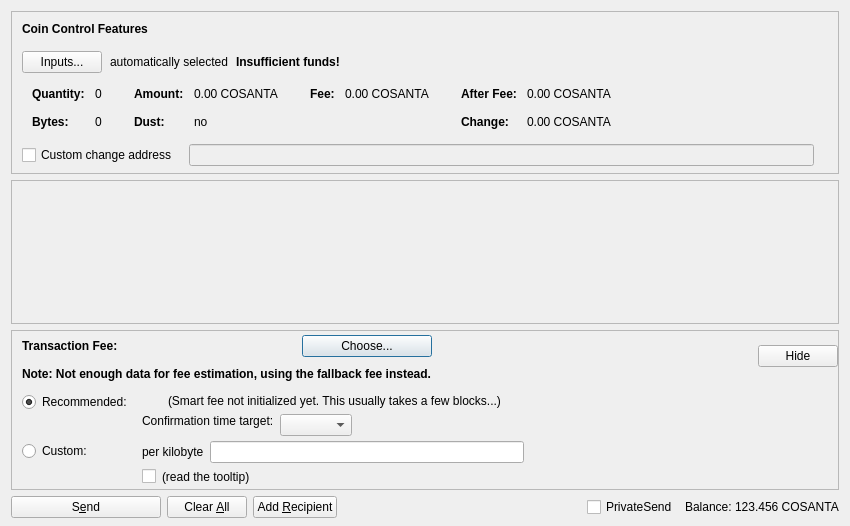
<?xml version="1.0" encoding="UTF-8"?>
<ui version="4.0">
 <class>SendCoinsDialog</class>
 <widget class="QDialog" name="SendCoinsDialog">
  <property name="geometry">
   <rect>
    <x>0</x>
    <y>0</y>
    <width>850</width>
    <height>526</height>
   </rect>
  </property>
  <property name="windowTitle">
   <string>Send Coins</string>
  </property>
  <layout class="QVBoxLayout" name="verticalLayout" stretch="0,1,0,0">
   <property name="bottomMargin">
    <number>8</number>
   </property>
   <item>
    <widget class="QFrame" name="frameCoinControl">
     <property name="sizePolicy">
      <sizepolicy hsizetype="Expanding" vsizetype="Expanding">
       <horstretch>0</horstretch>
       <verstretch>0</verstretch>
      </sizepolicy>
     </property>
     <property name="maximumSize">
      <size>
       <width>16777215</width>
       <height>16777215</height>
      </size>
     </property>
     <property name="frameShape">
      <enum>QFrame::StyledPanel</enum>
     </property>
     <property name="frameShadow">
      <enum>QFrame::Sunken</enum>
     </property>
     <layout class="QVBoxLayout" name="verticalLayoutCoinControl2">
      <property name="spacing">
       <number>0</number>
      </property>
      <property name="leftMargin">
       <number>0</number>
      </property>
      <property name="topMargin">
       <number>0</number>
      </property>
      <property name="rightMargin">
       <number>0</number>
      </property>
      <property name="bottomMargin">
       <number>6</number>
      </property>
      <item>
       <layout class="QVBoxLayout" name="verticalLayoutCoinControl" stretch="0,0,0,0,1">
        <property name="spacing">
         <number>0</number>
        </property>
        <property name="leftMargin">
         <number>10</number>
        </property>
        <property name="topMargin">
         <number>10</number>
        </property>
        <item>
         <layout class="QHBoxLayout" name="horizontalLayoutCoinControl1">
          <property name="bottomMargin">
           <number>15</number>
          </property>
          <item>
           <widget class="QLabel" name="labelCoinControlFeatures">
            <property name="sizePolicy">
             <sizepolicy hsizetype="Preferred" vsizetype="Maximum">
              <horstretch>0</horstretch>
              <verstretch>0</verstretch>
             </sizepolicy>
            </property>
            <property name="font">
             <font>
              <weight>75</weight>
              <bold>true</bold>
             </font>
            </property>
            <property name="styleSheet">
             <string notr="true">font-weight:bold;</string>
            </property>
            <property name="text">
             <string>Coin Control Features</string>
            </property>
           </widget>
          </item>
         </layout>
        </item>
        <item>
         <layout class="QHBoxLayout" name="horizontalLayoutCoinControl2" stretch="0,0,0,0">
          <property name="spacing">
           <number>8</number>
          </property>
          <property name="bottomMargin">
           <number>10</number>
          </property>
          <item>
           <widget class="QPushButton" name="pushButtonCoinControl">
            <property name="styleSheet">
             <string notr="true"/>
            </property>
            <property name="text">
             <string>Inputs...</string>
            </property>
            <property name="autoDefault">
             <bool>false</bool>
            </property>
           </widget>
          </item>
          <item>
           <widget class="QLabel" name="labelCoinControlAutomaticallySelected">
            <property name="text">
             <string>automatically selected</string>
            </property>
            <property name="margin">
             <number>5</number>
            </property>
           </widget>
          </item>
          <item>
           <widget class="QLabel" name="labelCoinControlInsuffFunds">
            <property name="font">
             <font>
              <weight>75</weight>
              <bold>true</bold>
             </font>
            </property>
            <property name="styleSheet">
             <string notr="true">font-weight:bold;</string>
            </property>
            <property name="text">
             <string>Insufficient funds!</string>
            </property>
            <property name="margin">
             <number>5</number>
            </property>
           </widget>
          </item>
          <item>
           <spacer name="horizontalSpacerCoinControl">
            <property name="orientation">
             <enum>Qt::Horizontal</enum>
            </property>
            <property name="sizeHint" stdset="0">
             <size>
              <width>40</width>
              <height>1</height>
             </size>
            </property>
           </spacer>
          </item>
         </layout>
        </item>
        <item>
         <widget class="QWidget" name="widgetCoinControl" native="true">
          <property name="sizePolicy">
           <sizepolicy hsizetype="Preferred" vsizetype="Preferred">
            <horstretch>0</horstretch>
            <verstretch>0</verstretch>
           </sizepolicy>
          </property>
          <property name="minimumSize">
           <size>
            <width>0</width>
            <height>0</height>
           </size>
          </property>
          <property name="styleSheet">
           <string notr="true"/>
          </property>
          <layout class="QHBoxLayout" name="horizontalLayoutCoinControl5">
           <property name="leftMargin">
            <number>0</number>
           </property>
           <property name="topMargin">
            <number>0</number>
           </property>
           <property name="rightMargin">
            <number>0</number>
           </property>
           <property name="bottomMargin">
            <number>0</number>
           </property>
           <item>
            <layout class="QHBoxLayout" name="horizontalLayoutCoinControl3" stretch="0,0,0,1">
             <property name="spacing">
              <number>20</number>
             </property>
             <property name="topMargin">
              <number>0</number>
             </property>
             <property name="bottomMargin">
              <number>10</number>
             </property>
             <item>
              <layout class="QFormLayout" name="formLayoutCoinControl1">
               <property name="horizontalSpacing">
                <number>10</number>
               </property>
               <property name="verticalSpacing">
                <number>14</number>
               </property>
               <property name="leftMargin">
                <number>10</number>
               </property>
               <property name="topMargin">
                <number>4</number>
               </property>
               <property name="rightMargin">
                <number>6</number>
               </property>
               <item row="0" column="0">
                <widget class="QLabel" name="labelCoinControlQuantityText">
                 <property name="font">
                  <font>
                   <weight>75</weight>
                   <bold>true</bold>
                  </font>
                 </property>
                 <property name="text">
                  <string>Quantity:</string>
                 </property>
                 <property name="margin">
                  <number>0</number>
                 </property>
                </widget>
               </item>
               <item row="0" column="1">
                <widget class="QLabel" name="labelCoinControlQuantity">
                 <property name="cursor">
                  <cursorShape>IBeamCursor</cursorShape>
                 </property>
                 <property name="contextMenuPolicy">
                  <enum>Qt::ActionsContextMenu</enum>
                 </property>
                 <property name="text">
                  <string notr="true">0</string>
                 </property>
                 <property name="margin">
                  <number>0</number>
                 </property>
                 <property name="textInteractionFlags">
                  <set>Qt::LinksAccessibleByMouse|Qt::TextSelectableByKeyboard|Qt::TextSelectableByMouse</set>
                 </property>
                </widget>
               </item>
               <item row="1" column="0">
                <widget class="QLabel" name="labelCoinControlBytesText">
                 <property name="font">
                  <font>
                   <weight>75</weight>
                   <bold>true</bold>
                  </font>
                 </property>
                 <property name="text">
                  <string>Bytes:</string>
                 </property>
                </widget>
               </item>
               <item row="1" column="1">
                <widget class="QLabel" name="labelCoinControlBytes">
                 <property name="cursor">
                  <cursorShape>IBeamCursor</cursorShape>
                 </property>
                 <property name="contextMenuPolicy">
                  <enum>Qt::ActionsContextMenu</enum>
                 </property>
                 <property name="text">
                  <string notr="true">0</string>
                 </property>
                 <property name="textInteractionFlags">
                  <set>Qt::LinksAccessibleByMouse|Qt::TextSelectableByKeyboard|Qt::TextSelectableByMouse</set>
                 </property>
                </widget>
               </item>
              </layout>
             </item>
             <item>
              <layout class="QFormLayout" name="formLayoutCoinControl2">
               <property name="horizontalSpacing">
                <number>10</number>
               </property>
               <property name="verticalSpacing">
                <number>14</number>
               </property>
               <property name="leftMargin">
                <number>6</number>
               </property>
               <property name="topMargin">
                <number>4</number>
               </property>
               <property name="rightMargin">
                <number>6</number>
               </property>
               <item row="0" column="0">
                <widget class="QLabel" name="labelCoinControlAmountText">
                 <property name="font">
                  <font>
                   <weight>75</weight>
                   <bold>true</bold>
                  </font>
                 </property>
                 <property name="text">
                  <string>Amount:</string>
                 </property>
                 <property name="margin">
                  <number>0</number>
                 </property>
                </widget>
               </item>
               <item row="0" column="1">
                <widget class="QLabel" name="labelCoinControlAmount">
                 <property name="cursor">
                  <cursorShape>IBeamCursor</cursorShape>
                 </property>
                 <property name="contextMenuPolicy">
                  <enum>Qt::ActionsContextMenu</enum>
                 </property>
                 <property name="text">
                  <string notr="true">0.00 COSANTA</string>
                 </property>
                 <property name="textInteractionFlags">
                  <set>Qt::LinksAccessibleByMouse|Qt::TextSelectableByKeyboard|Qt::TextSelectableByMouse</set>
                 </property>
                </widget>
               </item>
               <item row="1" column="0">
                <widget class="QLabel" name="labelCoinControlLowOutputText">
                 <property name="font">
                  <font>
                   <weight>75</weight>
                   <bold>true</bold>
                  </font>
                 </property>
                 <property name="text">
                  <string>Dust:</string>
                 </property>
                </widget>
               </item>
               <item row="1" column="1">
                <widget class="QLabel" name="labelCoinControlLowOutput">
                 <property name="cursor">
                  <cursorShape>IBeamCursor</cursorShape>
                 </property>
                 <property name="contextMenuPolicy">
                  <enum>Qt::ActionsContextMenu</enum>
                 </property>
                 <property name="text">
                  <string notr="true">no</string>
                 </property>
                 <property name="textInteractionFlags">
                  <set>Qt::LinksAccessibleByMouse|Qt::TextSelectableByKeyboard|Qt::TextSelectableByMouse</set>
                 </property>
                </widget>
               </item>
              </layout>
             </item>
             <item>
              <layout class="QFormLayout" name="formLayoutCoinControl3">
               <property name="horizontalSpacing">
                <number>10</number>
               </property>
               <property name="verticalSpacing">
                <number>14</number>
               </property>
               <property name="leftMargin">
                <number>6</number>
               </property>
               <property name="topMargin">
                <number>4</number>
               </property>
               <property name="rightMargin">
                <number>6</number>
               </property>
               <item row="0" column="0">
                <widget class="QLabel" name="labelCoinControlFeeText">
                 <property name="font">
                  <font>
                   <weight>75</weight>
                   <bold>true</bold>
                  </font>
                 </property>
                 <property name="text">
                  <string>Fee:</string>
                 </property>
                 <property name="margin">
                  <number>0</number>
                 </property>
                </widget>
               </item>
               <item row="0" column="1">
                <widget class="QLabel" name="labelCoinControlFee">
                 <property name="cursor">
                  <cursorShape>IBeamCursor</cursorShape>
                 </property>
                 <property name="contextMenuPolicy">
                  <enum>Qt::ActionsContextMenu</enum>
                 </property>
                 <property name="text">
                  <string notr="true">0.00 COSANTA</string>
                 </property>
                 <property name="textInteractionFlags">
                  <set>Qt::LinksAccessibleByMouse|Qt::TextSelectableByKeyboard|Qt::TextSelectableByMouse</set>
                 </property>
                </widget>
               </item>
              </layout>
             </item>
             <item>
              <layout class="QFormLayout" name="formLayoutCoinControl4">
               <property name="horizontalSpacing">
                <number>10</number>
               </property>
               <property name="verticalSpacing">
                <number>14</number>
               </property>
               <property name="leftMargin">
                <number>6</number>
               </property>
               <property name="topMargin">
                <number>4</number>
               </property>
               <property name="rightMargin">
                <number>6</number>
               </property>
               <item row="0" column="0">
                <widget class="QLabel" name="labelCoinControlAfterFeeText">
                 <property name="font">
                  <font>
                   <weight>75</weight>
                   <bold>true</bold>
                  </font>
                 </property>
                 <property name="text">
                  <string>After Fee:</string>
                 </property>
                 <property name="margin">
                  <number>0</number>
                 </property>
                </widget>
               </item>
               <item row="0" column="1">
                <widget class="QLabel" name="labelCoinControlAfterFee">
                 <property name="cursor">
                  <cursorShape>IBeamCursor</cursorShape>
                 </property>
                 <property name="contextMenuPolicy">
                  <enum>Qt::ActionsContextMenu</enum>
                 </property>
                 <property name="text">
                  <string notr="true">0.00 COSANTA</string>
                 </property>
                 <property name="textInteractionFlags">
                  <set>Qt::LinksAccessibleByMouse|Qt::TextSelectableByKeyboard|Qt::TextSelectableByMouse</set>
                 </property>
                </widget>
               </item>
               <item row="1" column="0">
                <widget class="QLabel" name="labelCoinControlChangeText">
                 <property name="font">
                  <font>
                   <weight>75</weight>
                   <bold>true</bold>
                  </font>
                 </property>
                 <property name="text">
                  <string>Change:</string>
                 </property>
                </widget>
               </item>
               <item row="1" column="1">
                <widget class="QLabel" name="labelCoinControlChange">
                 <property name="cursor">
                  <cursorShape>IBeamCursor</cursorShape>
                 </property>
                 <property name="contextMenuPolicy">
                  <enum>Qt::ActionsContextMenu</enum>
                 </property>
                 <property name="text">
                  <string notr="true">0.00 COSANTA</string>
                 </property>
                 <property name="textInteractionFlags">
                  <set>Qt::LinksAccessibleByMouse|Qt::TextSelectableByKeyboard|Qt::TextSelectableByMouse</set>
                 </property>
                </widget>
               </item>
              </layout>
             </item>
            </layout>
           </item>
          </layout>
         </widget>
        </item>
        <item>
         <layout class="QHBoxLayout" name="horizontalLayoutCoinControl4" stretch="0,0,0">
          <property name="spacing">
           <number>12</number>
          </property>
          <property name="sizeConstraint">
           <enum>QLayout::SetDefaultConstraint</enum>
          </property>
          <property name="topMargin">
           <number>5</number>
          </property>
          <property name="rightMargin">
           <number>5</number>
          </property>
          <item>
           <widget class="QCheckBox" name="checkBoxCoinControlChange">
            <property name="toolTip">
             <string>If this is activated, but the change address is empty or invalid, change will be sent to a newly generated address.</string>
            </property>
            <property name="text">
             <string>Custom change address</string>
            </property>
           </widget>
          </item>
          <item>
           <widget class="QValidatedLineEdit" name="lineEditCoinControlChange">
            <property name="enabled">
             <bool>false</bool>
            </property>
            <property name="sizePolicy">
             <sizepolicy hsizetype="Expanding" vsizetype="Fixed">
              <horstretch>0</horstretch>
              <verstretch>0</verstretch>
             </sizepolicy>
            </property>
           </widget>
          </item>
          <item>
           <widget class="QLabel" name="labelCoinControlChangeLabel">
            <property name="sizePolicy">
             <sizepolicy hsizetype="Preferred" vsizetype="Expanding">
              <horstretch>0</horstretch>
              <verstretch>0</verstretch>
             </sizepolicy>
            </property>
            <property name="minimumSize">
             <size>
              <width>0</width>
              <height>0</height>
             </size>
            </property>
            <property name="text">
             <string/>
            </property>
            <property name="margin">
             <number>3</number>
            </property>
           </widget>
          </item>
         </layout>
        </item>
        <item>
         <spacer name="verticalSpacerCoinControl">
          <property name="orientation">
           <enum>Qt::Vertical</enum>
          </property>
          <property name="sizeHint" stdset="0">
           <size>
            <width>800</width>
            <height>1</height>
           </size>
          </property>
         </spacer>
        </item>
       </layout>
      </item>
     </layout>
    </widget>
   </item>
   <item>
    <widget class="QScrollArea" name="scrollArea">
     <property name="widgetResizable">
      <bool>true</bool>
     </property>
     <widget class="QWidget" name="scrollAreaWidgetContents">
      <property name="geometry">
       <rect>
        <x>0</x>
        <y>0</y>
        <width>830</width>
        <height>104</height>
       </rect>
      </property>
      <layout class="QVBoxLayout" name="verticalLayout_2" stretch="0,1">
       <property name="leftMargin">
        <number>0</number>
       </property>
       <property name="topMargin">
        <number>0</number>
       </property>
       <property name="rightMargin">
        <number>0</number>
       </property>
       <property name="bottomMargin">
        <number>0</number>
       </property>
       <item>
        <layout class="QVBoxLayout" name="entries">
         <property name="spacing">
          <number>6</number>
         </property>
        </layout>
       </item>
       <item>
        <spacer name="verticalSpacer">
         <property name="orientation">
          <enum>Qt::Vertical</enum>
         </property>
         <property name="sizeHint" stdset="0">
          <size>
           <width>20</width>
           <height>40</height>
          </size>
         </property>
        </spacer>
       </item>
      </layout>
     </widget>
    </widget>
   </item>
   <item>
    <widget class="QFrame" name="frameFee">
     <property name="sizePolicy">
      <sizepolicy hsizetype="Expanding" vsizetype="Expanding">
       <horstretch>0</horstretch>
       <verstretch>0</verstretch>
      </sizepolicy>
     </property>
     <property name="maximumSize">
      <size>
       <width>16777215</width>
       <height>16777215</height>
      </size>
     </property>
     <property name="frameShape">
      <enum>QFrame::StyledPanel</enum>
     </property>
     <property name="frameShadow">
      <enum>QFrame::Sunken</enum>
     </property>
     <layout class="QVBoxLayout" name="verticalLayoutFee1">
      <property name="spacing">
       <number>0</number>
      </property>
      <property name="leftMargin">
       <number>0</number>
      </property>
      <property name="topMargin">
       <number>0</number>
      </property>
      <property name="rightMargin">
       <number>0</number>
      </property>
      <property name="bottomMargin">
       <number>0</number>
      </property>
      <item>
       <layout class="QVBoxLayout" name="verticalLayoutFee2" stretch="0,0,0">
        <property name="spacing">
         <number>0</number>
        </property>
        <property name="leftMargin">
         <number>10</number>
        </property>
        <property name="topMargin">
         <number>0</number>
        </property>
        <item>
         <layout class="QHBoxLayout" name="horizontalLayoutFee1">
          <property name="bottomMargin">
           <number>0</number>
          </property>
          <item>
           <layout class="QVBoxLayout" name="verticalLayoutFee7">
            <property name="spacing">
             <number>0</number>
            </property>
            <item>
             <spacer name="verticalSpacerSmartFee">
              <property name="orientation">
               <enum>Qt::Vertical</enum>
              </property>
              <property name="sizeType">
               <enum>QSizePolicy::Fixed</enum>
              </property>
              <property name="sizeHint" stdset="0">
               <size>
                <width>1</width>
                <height>4</height>
               </size>
              </property>
             </spacer>
            </item>
            <item>
             <layout class="QHBoxLayout" name="horizontalLayoutSmartFee">
              <property name="spacing">
               <number>10</number>
              </property>
              <item>
               <widget class="QLabel" name="labelFeeHeadline">
                <property name="sizePolicy">
                 <sizepolicy hsizetype="Preferred" vsizetype="Maximum">
                  <horstretch>0</horstretch>
                  <verstretch>0</verstretch>
                 </sizepolicy>
                </property>
                <property name="font">
                 <font>
                  <weight>75</weight>
                  <bold>true</bold>
                 </font>
                </property>
                <property name="styleSheet">
                 <string notr="true">font-weight:bold;</string>
                </property>
                <property name="text">
                 <string>Transaction Fee:</string>
                </property>
               </widget>
              </item>
              <item>
               <widget class="QLabel" name="labelFeeMinimized">
                <property name="text">
                 <string/>
                </property>
               </widget>
              </item>
              <item>
               <widget class="QPushButton" name="buttonChooseFee">
                <property name="text">
                 <string>Choose...</string>
                </property>
               </widget>
              </item>
             </layout>
            </item>
            <item>
             <spacer name="verticalSpacer_7">
              <property name="orientation">
               <enum>Qt::Vertical</enum>
              </property>
              <property name="sizeHint" stdset="0">
               <size>
                <width>1</width>
                <height>10</height>
               </size>
              </property>
             </spacer>
            </item>
            <item>
             <widget class="QLabel" name="fallbackFeeWarningLabel">
              <property name="toolTip">
               <string>Using the fallbackfee can result in sending a transaction that will take several hours or days (or never) to confirm. Consider choosing your fee manually or wait until you have validated the complete chain.</string>
              </property>
              <property name="font">
              <font>
                  <weight>75</weight>
                  <bold>true</bold>
              </font>
              </property>
              <property name="text">
               <string>Note: Not enough data for fee estimation, using the fallback fee instead.</string>
              </property>
              <property name="wordWrap">
               <bool>false</bool>
              </property>
             </widget>
            </item>
            <item>
             <spacer name="verticalSpacer_5">
              <property name="orientation">
               <enum>Qt::Vertical</enum>
              </property>
              <property name="sizeHint" stdset="0">
               <size>
                <width>1</width>
                <height>1</height>
               </size>
              </property>
             </spacer>
            </item>
           </layout>
          </item>
          <item>
           <spacer name="horizontalSpacer_4">
            <property name="orientation">
             <enum>Qt::Horizontal</enum>
            </property>
            <property name="sizeHint" stdset="0">
             <size>
              <width>1</width>
              <height>1</height>
             </size>
            </property>
           </spacer>
          </item>
          <item>
           <widget class="QPushButton" name="buttonMinimizeFee">
            <property name="toolTip">
             <string>collapse fee-settings</string>
            </property>
            <property name="text">
             <string>Hide</string>
            </property>
           </widget>
          </item>
         </layout>
        </item>
        <item>
         <widget class="QFrame" name="frameFeeSelection">
          <layout class="QVBoxLayout" name="verticalLayoutFee12">
           <property name="spacing">
            <number>0</number>
           </property>
           <property name="leftMargin">
            <number>0</number>
           </property>
           <property name="topMargin">
            <number>0</number>
           </property>
           <property name="rightMargin">
            <number>0</number>
           </property>
           <property name="bottomMargin">
            <number>0</number>
           </property>
           <item>
            <layout class="QGridLayout" name="gridLayoutFee">
             <property name="topMargin">
              <number>10</number>
             </property>
             <property name="bottomMargin">
              <number>4</number>
             </property>
             <property name="horizontalSpacing">
              <number>10</number>
             </property>
             <property name="verticalSpacing">
              <number>4</number>
             </property>
             <item row="1" column="1">
              <layout class="QVBoxLayout" name="verticalLayoutFee8">
               <property name="spacing">
                <number>6</number>
               </property>
               <item>
                <layout class="QHBoxLayout" name="horizontalLayoutFee13">
                 <item>
                  <widget class="QLabel" name="labelCustomPerKilobyte">
                   <property name="toolTip">
                    <string>If the custom fee is set to 1000 duffs and the transaction is only 250 bytes, then &quot;per kilobyte&quot; only pays 250 duffs in fee,&lt;br /&gt;while &quot;at least&quot; pays 1000 duffs. For transactions bigger than a kilobyte both pay by kilobyte.</string>
                   </property>
                   <property name="text">
                    <string>per kilobyte</string>
                   </property>
                  </widget>
                 </item>
                 <item>
                  <widget class="BitcoinAmountField" name="customFee"/>
                 </item>
                 <item>
                  <spacer name="horizontalSpacer_6">
                   <property name="orientation">
                    <enum>Qt::Horizontal</enum>
                   </property>
                   <property name="sizeHint" stdset="0">
                    <size>
                     <width>1</width>
                     <height>1</height>
                    </size>
                   </property>
                  </spacer>
                 </item>
                </layout>
               </item>
               <item>
                <layout class="QHBoxLayout" name="horizontalLayoutFee8">
                 <item>
                  <widget class="QCheckBox" name="checkBoxMinimumFee">
                   <property name="toolTip">
                    <string>Paying only the minimum fee is just fine as long as there is less transaction volume than space in the blocks.&lt;br /&gt;But be aware that this can end up in a never confirming transaction once there is more demand for cosanta transactions than the network can process.</string>
                   </property>
                   <property name="text">
                    <string/>
                   </property>
                  </widget>
                 </item>
                 <item>
                  <widget class="QLabel" name="labelMinFeeWarning">
                   <property name="enabled">
                    <bool>true</bool>
                   </property>
                   <property name="toolTip">
                    <string>Paying only the minimum fee is just fine as long as there is less transaction volume than space in the blocks.&lt;br /&gt;But be aware that this can end up in a never confirming transaction once there is more demand for cosanta transactions than the network can process.</string>
                   </property>
                   <property name="text">
                    <string>(read the tooltip)</string>
                   </property>
                   <property name="margin">
                    <number>5</number>
                   </property>
                  </widget>
                 </item>
                 <item>
                  <spacer name="horizontalSpacer_2">
                   <property name="orientation">
                    <enum>Qt::Horizontal</enum>
                   </property>
                   <property name="sizeHint" stdset="0">
                    <size>
                     <width>1</width>
                     <height>1</height>
                    </size>
                   </property>
                  </spacer>
                 </item>
                </layout>
               </item>
              </layout>
             </item>
             <item row="0" column="0">
              <layout class="QVBoxLayout" name="verticalLayoutFee4" stretch="0,1">
               <item>
                <widget class="QRadioButton" name="radioSmartFee">
                 <property name="text">
                  <string>Recommended:</string>
                 </property>
                 <property name="checked">
                  <bool>true</bool>
                 </property>
                 <attribute name="buttonGroup">
                  <string notr="true">groupFee</string>
                 </attribute>
                </widget>
               </item>
               <item>
                <spacer name="verticalSpacer_2">
                 <property name="orientation">
                  <enum>Qt::Vertical</enum>
                 </property>
                 <property name="sizeHint" stdset="0">
                  <size>
                   <width>1</width>
                   <height>1</height>
                  </size>
                 </property>
                </spacer>
               </item>
              </layout>
             </item>
             <item row="1" column="0">
              <layout class="QVBoxLayout" name="verticalLayoutFee9" stretch="0,1">
               <item>
                <widget class="QRadioButton" name="radioCustomFee">
                 <property name="text">
                  <string>Custom:</string>
                 </property>
                 <attribute name="buttonGroup">
                  <string notr="true">groupFee</string>
                 </attribute>
                </widget>
               </item>
               <item>
                <spacer name="verticalSpacer_6">
                 <property name="orientation">
                  <enum>Qt::Vertical</enum>
                 </property>
                 <property name="sizeHint" stdset="0">
                  <size>
                   <width>1</width>
                   <height>1</height>
                  </size>
                 </property>
                </spacer>
               </item>
              </layout>
             </item>
             <item row="0" column="1">
              <layout class="QVBoxLayout" name="verticalLayoutFee3" stretch="0,0,1">
               <property name="spacing">
                <number>6</number>
               </property>
               <property name="topMargin">
                <number>2</number>
               </property>
               <item>
                <layout class="QHBoxLayout" name="horizontalLayoutFee12">
                 <item>
                  <widget class="QLabel" name="labelSmartFee">
                   <property name="text">
                    <string/>
                   </property>
                   <property name="margin">
                    <number>2</number>
                   </property>
                  </widget>
                 </item>
                 <item>
                  <widget class="QLabel" name="labelFeeEstimation">
                   <property name="text">
                    <string/>
                   </property>
                  </widget>
                 </item>
                 <item>
                  <widget class="QLabel" name="labelSmartFee2">
                   <property name="text">
                    <string>(Smart fee not initialized yet. This usually takes a few blocks...)</string>
                   </property>
                   <property name="margin">
                    <number>2</number>
                   </property>
                  </widget>
                 </item>
                 <item>
                  <spacer name="horizontalSpacer_5">
                   <property name="orientation">
                    <enum>Qt::Horizontal</enum>
                   </property>
                   <property name="sizeHint" stdset="0">
                    <size>
                     <width>1</width>
                     <height>1</height>
                    </size>
                   </property>
                  </spacer>
                 </item>
                </layout>
               </item>
               <item>
                <layout class="QHBoxLayout" name="horizontalLayoutFee9">
                 <item>
                  <layout class="QVBoxLayout" name="verticalLayoutFee6">
                   <item>
                    <widget class="QLabel" name="labelSmartFee3">
                     <property name="text">
                      <string>Confirmation time target:</string>
                     </property>
                     <property name="margin">
                      <number>2</number>
                     </property>
                    </widget>
                   </item>
                   <item>
                    <spacer name="verticalSpacer_3">
                     <property name="orientation">
                      <enum>Qt::Vertical</enum>
                     </property>
                     <property name="sizeHint" stdset="0">
                      <size>
                       <width>1</width>
                       <height>1</height>
                      </size>
                     </property>
                    </spacer>
                   </item>
                  </layout>
                 </item>
                 <item>
                  <layout class="QVBoxLayout" name="verticalLayoutFee5">
                   <property name="rightMargin">
                    <number>30</number>
                   </property>
                   <item>
                    <layout class="QHBoxLayout" name="horizontalLayoutConfTarget">
                     <property name="bottomMargin">
                      <number>0</number>
                     </property>
                     <item>
                      <widget class="QComboBox" name="confTargetSelector"/>
                     </item>
                     <item>
                      <spacer name="horizontalSpacerConfTarget">
                       <property name="orientation">
                        <enum>Qt::Horizontal</enum>
                       </property>
                       <property name="sizeHint" stdset="0">
                        <size>
                         <width>40</width>
                         <height>20</height>
                        </size>
                       </property>
                      </spacer>
                     </item>
                    </layout>
                   </item>
                  </layout>
                 </item>
                </layout>
               </item>
               <item>
                <spacer name="verticalSpacer_4">
                 <property name="orientation">
                  <enum>Qt::Vertical</enum>
                 </property>
                 <property name="sizeHint" stdset="0">
                  <size>
                   <width>1</width>
                   <height>1</height>
                  </size>
                 </property>
                </spacer>
               </item>
              </layout>
             </item>
            </layout>
           </item>
          </layout>
         </widget>
        </item>
        <item>
         <spacer name="verticalSpacerFee">
          <property name="orientation">
           <enum>Qt::Vertical</enum>
          </property>
          <property name="sizeHint" stdset="0">
           <size>
            <width>800</width>
            <height>1</height>
           </size>
          </property>
         </spacer>
        </item>
       </layout>
      </item>
     </layout>
    </widget>
   </item>
   <item>
    <layout class="QHBoxLayout" name="horizontalLayout">
     <item>
      <widget class="QPushButton" name="sendButton">
       <property name="minimumSize">
        <size>
         <width>150</width>
         <height>0</height>
        </size>
       </property>
       <property name="toolTip">
        <string>Confirm the send action</string>
       </property>
       <property name="text">
        <string>S&amp;end</string>
       </property>
       <property name="autoDefault">
        <bool>false</bool>
       </property>
       <property name="default">
        <bool>false</bool>
       </property>
      </widget>
     </item>
     <item>
      <widget class="QPushButton" name="clearButton">
       <property name="sizePolicy">
        <sizepolicy hsizetype="Minimum" vsizetype="Fixed">
         <horstretch>0</horstretch>
         <verstretch>0</verstretch>
        </sizepolicy>
       </property>
       <property name="toolTip">
        <string>Clear all fields of the form.</string>
       </property>
       <property name="text">
        <string>Clear &amp;All</string>
       </property>
       <property name="autoDefault">
        <bool>false</bool>
       </property>
      </widget>
     </item>
     <item>
      <widget class="QPushButton" name="addButton">
       <property name="toolTip">
        <string>Send to multiple recipients at once</string>
       </property>
       <property name="text">
        <string>Add &amp;Recipient</string>
       </property>
       <property name="autoDefault">
        <bool>false</bool>
       </property>
      </widget>
     </item>
     <item>
      <spacer name="horizontalSpacer">
       <property name="orientation">
        <enum>Qt::Horizontal</enum>
       </property>
       <property name="sizeHint" stdset="0">
        <size>
         <width>40</width>
         <height>20</height>
        </size>
       </property>
      </spacer>
     </item>
     <item>
      <layout class="QHBoxLayout" name="horizontalLayout_2">
       <property name="spacing">
        <number>3</number>
       </property>
       <item>
        <widget class="QCheckBox" name="checkUsePrivateSend">
         <property name="minimumSize">
          <size>
           <width>95</width>
           <height>0</height>
          </size>
         </property>
         <property name="text">
          <string>PrivateSend</string>
         </property>
         <property name="checked">
          <bool>false</bool>
         </property>
        </widget>
       </item>
       <item>
        <widget class="QLabel" name="label">
         <property name="text">
          <string>Balance:</string>
         </property>
        </widget>
       </item>
       <item>
        <widget class="QLabel" name="labelBalance">
         <property name="sizePolicy">
          <sizepolicy hsizetype="Preferred" vsizetype="Fixed">
           <horstretch>0</horstretch>
           <verstretch>0</verstretch>
          </sizepolicy>
         </property>
         <property name="cursor">
          <cursorShape>IBeamCursor</cursorShape>
         </property>
         <property name="text">
          <string notr="true">123.456 COSANTA</string>
         </property>
         <property name="textInteractionFlags">
          <set>Qt::LinksAccessibleByMouse|Qt::TextSelectableByKeyboard|Qt::TextSelectableByMouse</set>
         </property>
        </widget>
       </item>
      </layout>
     </item>
    </layout>
   </item>
  </layout>
 </widget>
 <customwidgets>
  <customwidget>
   <class>QValidatedLineEdit</class>
   <extends>QLineEdit</extends>
   <header>qvalidatedlineedit.h</header>
  </customwidget>
  <customwidget>
   <class>BitcoinAmountField</class>
   <extends>QLineEdit</extends>
   <header>bitcoinamountfield.h</header>
   <container>1</container>
  </customwidget>
 </customwidgets>
 <resources>
  <include location="../cosanta.qrc"/>
 </resources>
 <connections/>
 <buttongroups>
  <buttongroup name="groupFee"/>
 </buttongroups>
</ui>
